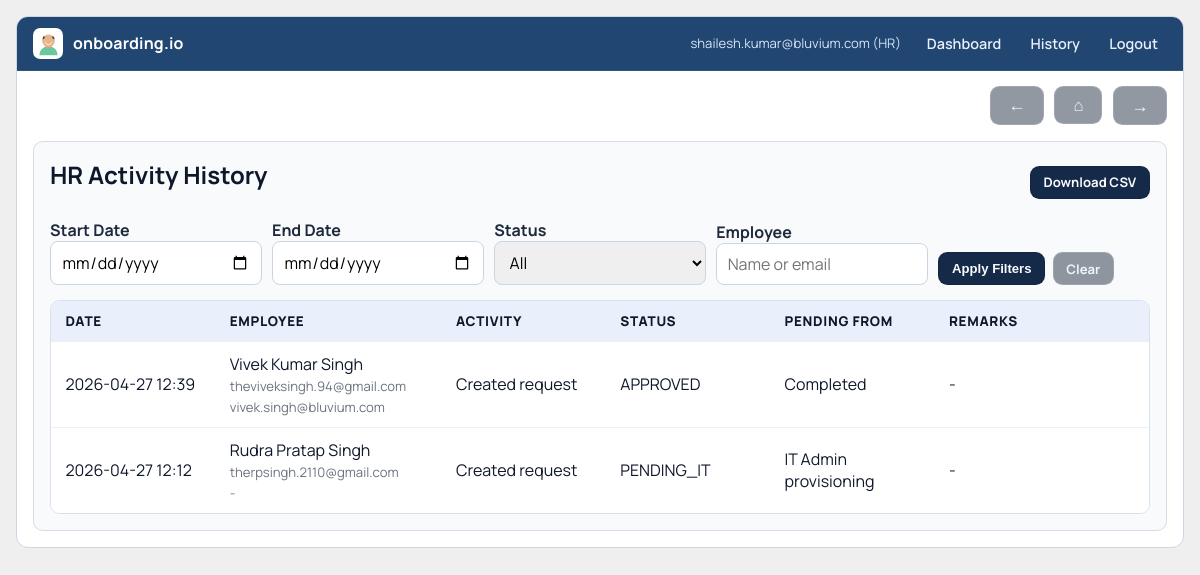
The app's page /history (signed in), older data.
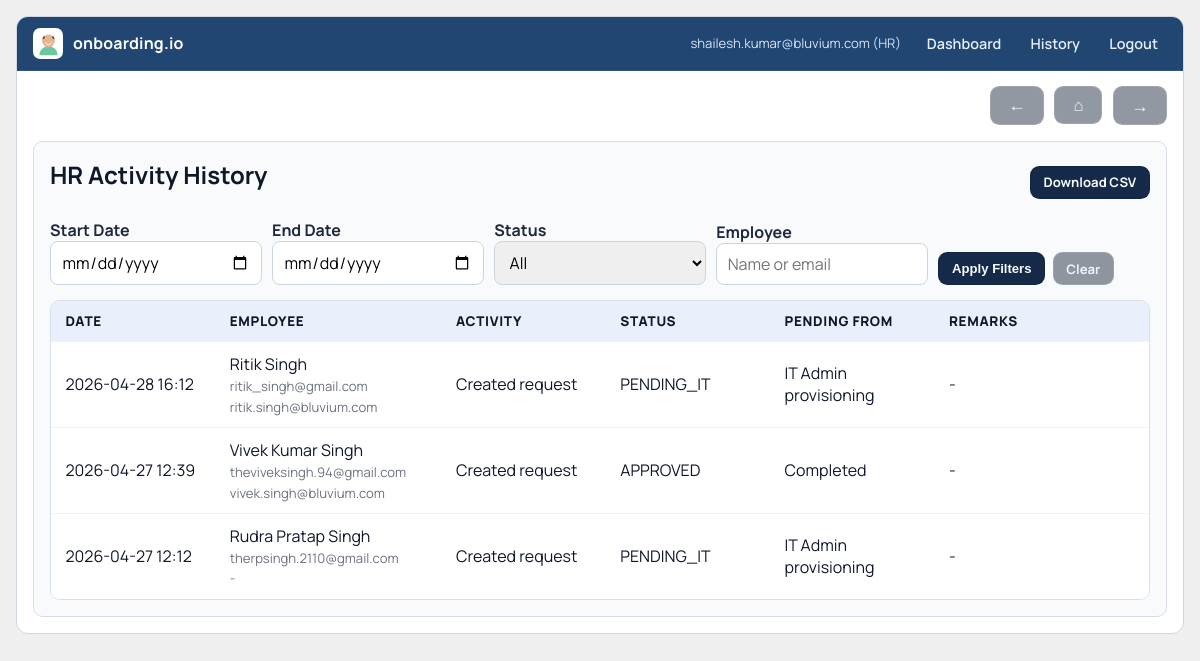
The same page, newer data.
### models.py (models this page shows)
class EmployeeRequest(db.Model):
    id = db.Column(db.Integer, primary_key=True)
    domain = db.Column(db.String(255), nullable=False)
    requested_by = db.Column(db.Integer, db.ForeignKey("user.id"), nullable=False)
    first_name = db.Column(db.String(255))
    middle_name = db.Column(db.String(255))
    last_name = db.Column(db.String(255))
    employee_name = db.Column(db.String(255), nullable=False)
    employee_email = db.Column(db.String(255), nullable=False)
    gender = db.Column(db.String(50))
    job_title = db.Column(db.String(255))
    work_mode = db.Column(db.String(50))
    work_location = db.Column(db.String(255))
    company_email = db.Column(db.String(255))
    status = db.Column(db.String(50), nullable=False)
    created_at = db.Column(db.DateTime)

### app.py (the view, shortened to what this page needs)
    @app.route("/history")
    @login_required
    def history():
        domain = current_user.domain
        role = current_user.role
        export_csv = request.args.get("export") == "csv"
        filters = parse_history_filters()
        if role == ROLE_HR:
            requests = EmployeeRequest.query.filter_by(domain=domain, requested_by=current_user.id).order_by(EmployeeRequest.created_at.desc()).all()
            tracking_map = build_tracking_map(requests)
            rows = []
            for req in requests:
                tracking = tracking_map.get(req.id, {})
                rows.append({
                    "date": req.created_at.strftime("%Y-%m-%d %H:%M") if req.created_at else "-",
                    "employee": req.employee_name,
                    "personal_email": req.employee_email,
                    "company_email": req.company_email or "-",
                    "activity": "Created request",
                    "status": req.status,
                    "request_status": req.status,
                    "pending_from": tracking.get("pending_from", "-"),
                    "remarks": "-",
                })
            title = "HR Activity History"
        rows = apply_history_filters(rows, filters)
        if export_csv:
            headers = ["date", "employee", "personal_email", "company_email", "activity", "status", "pending_from", "remarks"]
            filename = f"{role.lower()}_history.csv"
            return build_csv_response(filename, headers, rows)
        return render_template(
            "history.html",
            history_rows=rows,
            history_title=title,
            filters=filters,
            status_options=[STATUS_PENDING_IT, STATUS_PENDING_APPROVAL, STATUS_APPROVED, STATUS_REJECTED],
        )

### templates/history.html (shortened to what this page needs)
{% extends "base.html" %}
{% block content %}
<div class="dashboard">
  <div class="history-head">
    <h2>{{ history_title }}</h2>
    <a class="btn small" href="{{ url_for('history', export='csv', start_date=filters.start_date_raw, end_date=filters.end_date_raw, status=filters.status, employee=filters.employee_raw) }}">Download CSV</a>
  </div>
  <form method="get" class="history-filters">
    <div>
      <label>Start Date</label>
      <input type="date" name="start_date" value="{{ filters.start_date_raw }}">
    </div>
    <div>
      <label>End Date</label>
      <input type="date" name="end_date" value="{{ filters.end_date_raw }}">
    </div>
    <div>
      <label>Status</label>
      <select name="status">
        <option value="">All</option>
      </select>
    </div>
    <div>
      <label>Employee</label>
      <input type="text" name="employee" placeholder="Name or email" value="{{ filters.employee_raw }}">
    </div>
    <div class="history-filter-actions">
      <button type="submit" class="btn small">Apply Filters</button>
      <a class="btn btn-outline small" href="{{ url_for('history') }}">Clear</a>
    </div>
  </form>
  <div class="table">
    <div class="table-header history-header">
      <span>Date</span>
      <span>Employee</span>
      <span>Activity</span>
      <span>Status</span>
      <span>Pending From</span>
      <span>Remarks</span>
    </div>
    {% for row in history_rows %}
      <div class="table-row history-row">
        <span>{{ row.date }}</span>
        <span>
          {{ row.employee }}
          <span class="table-subtext">{{ row.personal_email }}</span>
          <span class="table-subtext">{{ row.company_email }}</span>
        </span>
        <span>{{ row.activity }}</span>
        <span>{{ row.status }}</span>
        <span>{{ row.pending_from }}</span>
        <span>{{ row.remarks }}</span>
      </div>
    {% endfor %}
  </div>
</div>
{% endblock %}

Row changes from the older to the newer data that the page shows:
added EmployeeRequest: date "2026-04-28 16:12", employee "Ritik Singh", personal_email "ritik_singh@gmail.com", company_email "ritik.singh@bluvium.com", activity "Created request", status "PENDING_IT", pending_from "IT Admin provisioning", remarks "-"
